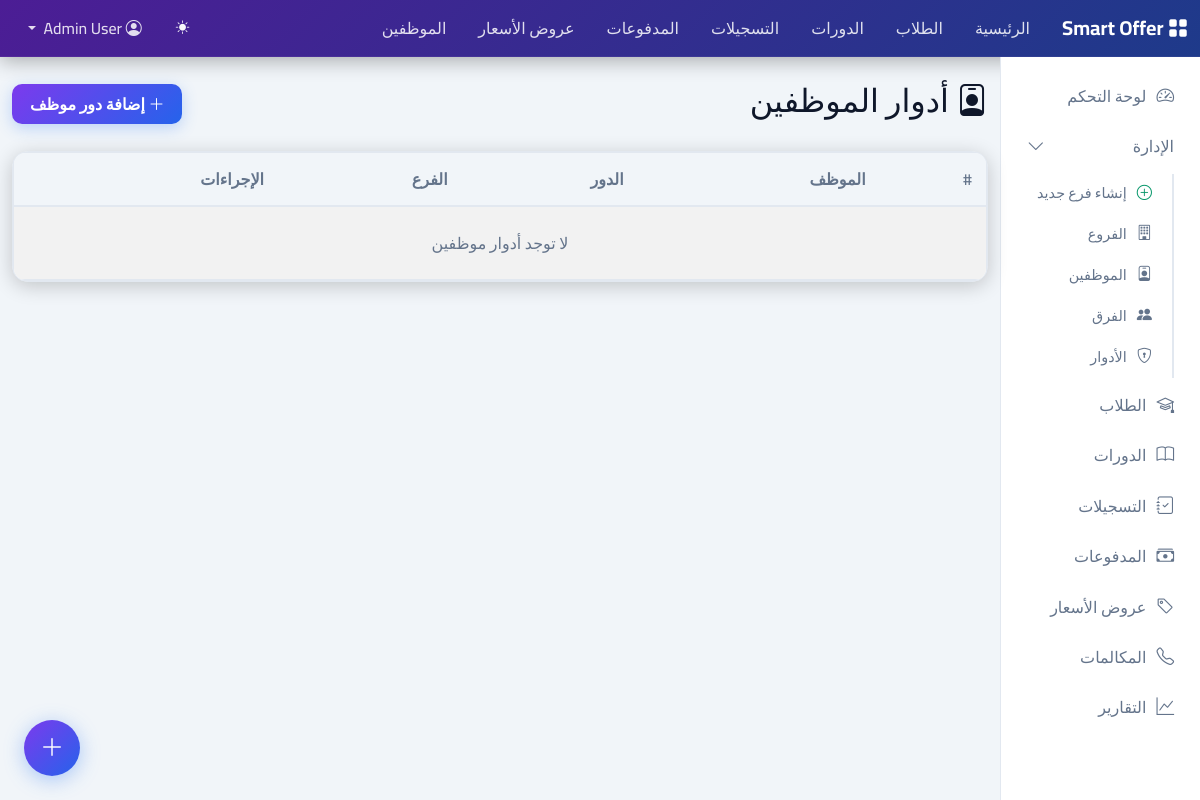
The page /employee-roles/ (signed in) on the database as committed earlier.
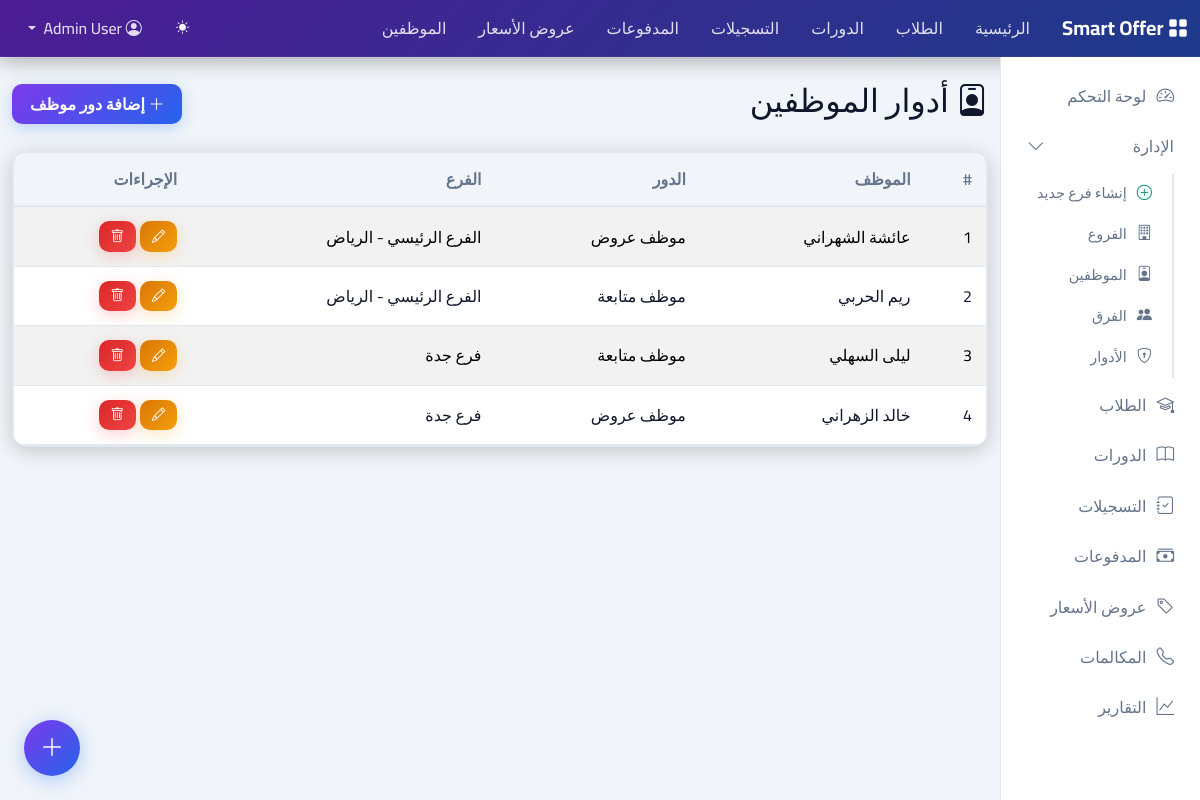
The same page on the database as committed later.
### accounts/models.py (models this page shows, shortened)
class EmployeeRole(models.Model):
    person = models.ForeignKey(Person, on_delete=models.CASCADE, related_name='roles', verbose_name='الموظف')
    role = models.ForeignKey(Role, on_delete=models.CASCADE, related_name='employees', verbose_name='الدور')
    branch = models.ForeignKey('core.Branch', on_delete=models.CASCADE, related_name='employee_roles', verbose_name='الفرع')
    assigned_at = models.DateTimeField(auto_now_add=True)
    class Meta:
        verbose_name = 'دور موظف'
        verbose_name_plural = 'أدوار الموظفين'
        unique_together = ['person', 'role', 'branch']

class Person(AbstractBaseUser, PermissionsMixin):
    email = models.EmailField(unique=True, db_index=True, verbose_name='البريد الإلكتروني')
    first_name = models.CharField(max_length=100, blank=True, db_index=True, verbose_name='الاسم الأول')
    second_name = models.CharField(max_length=100, blank=True, verbose_name='الاسم الثاني')
    third_name = models.CharField(max_length=100, blank=True, verbose_name='الاسم الثالث')
    forth_name = models.CharField(max_length=100, blank=True, db_index=True, verbose_name='الاسم الرابع')
    mobile = models.CharField(max_length=20, blank=True, db_index=True, verbose_name='المحمول')
    phone = models.CharField(max_length=20, blank=True, verbose_name='التليفون')
    address = models.TextField(blank=True, verbose_name='العنوان')
    photo = models.TextField(blank=True, verbose_name='الصورة (Base64)')
    team = models.ForeignKey(Team, on_delete=models.SET_NULL, null=True, blank=True, db_index=True, related_name='members', verbose_name='الفريق')
    branch = models.ForeignKey('core.Branch', on_delete=models.SET_NULL, null=True, blank=True, db_index=True, related_name='persons', verbose_name='الفرع الرئيسي')
    is_staff = models.BooleanField(default=False, db_index=True, verbose_name='موظف')
    is_active = models.BooleanField(default=True, db_index=True, verbose_name='نشط')
    is_superuser = models.BooleanField(default=False, verbose_name='مدير نظام')
    last_login_date = models.DateTimeField(null=True, blank=True, verbose_name='آخر دخول')
    ip_address = models.GenericIPAddressField(null=True, blank=True, verbose_name='عنوان IP')
    options = models.JSONField(default=dict, blank=True, verbose_name='الإعدادات')
    created_at = models.DateTimeField(auto_now_add=True)
    updated_at = models.DateTimeField(auto_now=True)
    objects = PersonManager()
    USERNAME_FIELD = 'email'
    REQUIRED_FIELDS = ['first_name', 'forth_name']
    class Meta:
        verbose_name = 'مستخدم'
        verbose_name_plural = 'المستخدمين'
        ordering = ['-created_at']
    def get_full_name(self):
        return f"{self.first_name} {self.second_name} {self.third_name} {self.forth_name}".strip()
    def get_short_name(self):
        return f"{self.first_name} {self.forth_name}".strip()

class Role(models.Model):
    ROLE_CHOICES = [
        ('مدير_فرع', 'مدير فرع'),
        ('موظف_عروض', 'موظف عروض'),
        ('موظف_متابعة', 'موظف متابعة'),
        ('مدير_نظام', 'مدير نظام'),
    ]
    name = models.CharField(max_length=50, choices=ROLE_CHOICES, unique=True, verbose_name='الدور')
    description = models.TextField(blank=True, verbose_name='الوصف')
    permissions = models.JSONField(default=list, blank=True, verbose_name='الصلاحيات')
    created_at = models.DateTimeField(auto_now_add=True)
    class Meta:
        verbose_name = 'دور'
        verbose_name_plural = 'الأدوار'

### core/models.py (models this page shows, shortened)
class Branch(models.Model):
    company = models.ForeignKey(Company, on_delete=models.PROTECT, related_name='branches', verbose_name='الشركة')
    code = models.PositiveIntegerField(unique=True, verbose_name='الكود')
    name = models.CharField(max_length=255, verbose_name='اسم الفرع')
    sub_name = models.CharField(max_length=255, blank=True, verbose_name='الاسم الفرعي')
    address = models.TextField(blank=True, verbose_name='العنوان')
    phone1 = models.CharField(max_length=20, blank=True, verbose_name='التليفون 1')
    phone2 = models.CharField(max_length=20, blank=True, verbose_name='التليفون 2')
    postal_code = models.CharField(max_length=20, blank=True, verbose_name='الرقم البريدي')
    mobile = models.CharField(max_length=20, blank=True, verbose_name='المحمول')
    fax = models.CharField(max_length=20, blank=True, verbose_name='الفاكس')
    email = models.EmailField(blank=True, verbose_name='البريد الإلكتروني')
    website = models.URLField(blank=True, verbose_name='الموقع الإلكتروني')
    commercial_registration = models.CharField(max_length=50, blank=True, verbose_name='السجل التجاري')
    licence_code = models.CharField(max_length=50, blank=True, verbose_name='رقم الترخيص')
    tax_code = models.CharField(max_length=50, blank=True, verbose_name='الرقم الضريبي')
    logo = models.TextField(blank=True, verbose_name='الشعار (Base64)')
    created_at = models.DateTimeField(auto_now_add=True)
    updated_at = models.DateTimeField(auto_now=True)
    class Meta:
        verbose_name = 'فرع'
        verbose_name_plural = 'الفروع'
        ordering = ['code']

### accounts/views.py (the view)
# urls.py: path('employee-roles/', EmployeeRoleListView.as_view(), name='employeerole-list'),
class EmployeeRoleListView(LoginRequiredMixin, ListView):
    model = EmployeeRole
    template_name = 'accounts/employeerole_list.html'
    context_object_name = 'employee_roles'
    paginate_by = 20

### templates/accounts/employeerole_list.html (shortened to what this page needs)
{% extends 'base.html' %}
{% block content %}
<div class="d-flex justify-content-between align-items-center mb-4">
    <h2><i class="bi bi-person-badge"></i> أدوار الموظفين</h2>
    <a href="{% url 'employeerole-create' %}" class="btn btn-primary"><i class="bi bi-plus-lg"></i> إضافة دور موظف</a>
</div>
<div class="card">
    <div class="table-responsive">
        <table class="table table-striped table-hover mb-0">
            <thead class="table-light">
                <tr>
                    <th>#</th>
                    <th>الموظف</th>
                    <th>الدور</th>
                    <th>الفرع</th>
                    <th>الإجراءات</th>
                </tr>
            </thead>
            <tbody>
                {% for er in employee_roles %}
                <tr>
                    <td>{{ forloop.counter }}</td>
                    <td>{{ er.person.get_short_name }}</td>
                    <td>{{ er.role.get_name_display }}</td>
                    <td>{{ er.branch.name }}</td>
                    <td>
                        <a href="{% url 'employeerole-update' er.pk %}" class="btn btn-sm btn-warning"><i class="bi bi-pencil"></i></a>
                        <a href="{% url 'employeerole-delete' er.pk %}" class="btn btn-sm btn-danger"><i class="bi bi-trash"></i></a>
                    </td>
                </tr>
                {% empty %}
                <tr>
                    <td colspan="5" class="text-center py-4 text-muted">لا توجد أدوار موظفين</td>
                </tr>
                {% endfor %}
            </tbody>
        </table>
    </div>
</div>
{% endblock %}

Rows that differ between the two databases and show on the page:
added EmployeeRole: person.get_short_name "عائشة الشهراني", role.name "موظف عروض", branch.name "الفرع الرئيسي - الرياض"
added EmployeeRole: person.get_short_name "ريم الحربي", role.name "موظف متابعة", branch.name "الفرع الرئيسي - الرياض"
added EmployeeRole: person.get_short_name "ليلى السهلي", role.name "موظف متابعة", branch.name "فرع جدة"
added EmployeeRole: person.get_short_name "خالد الزهراني", role.name "موظف عروض", branch.name "فرع جدة"
Other text that changed with them:
text no longer shown: "لا توجد أدوار موظفين"
